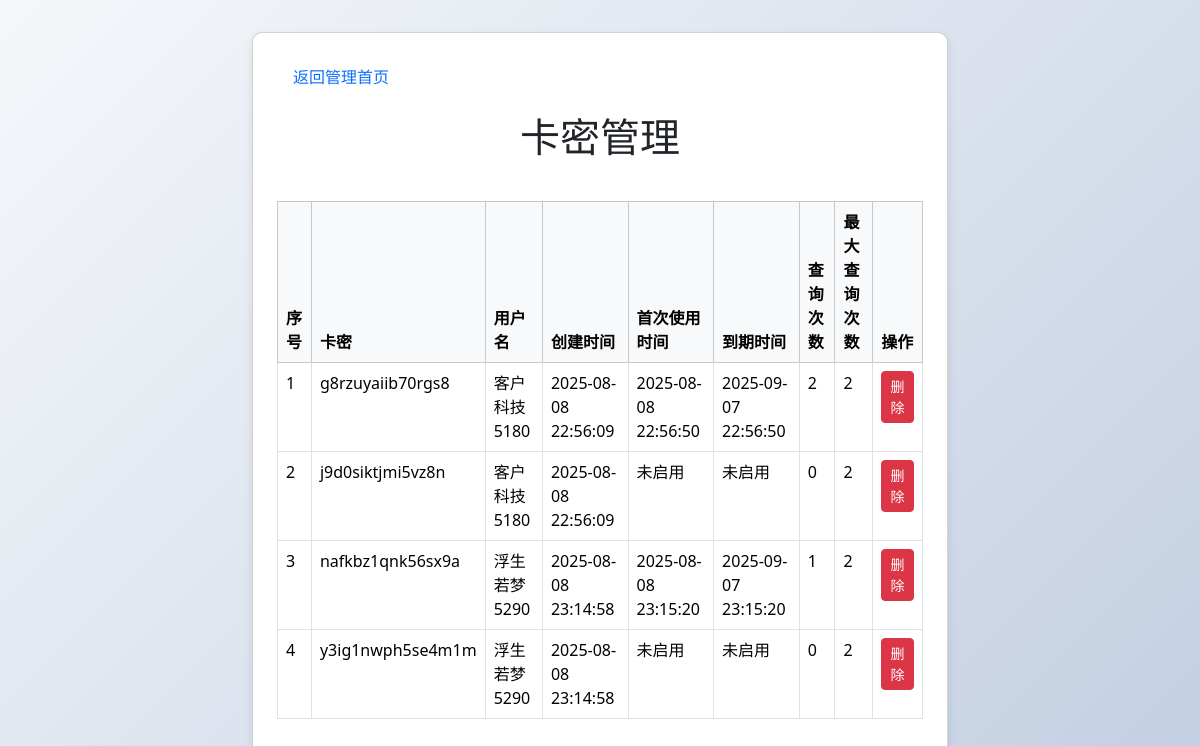
The page /admin/cards (signed in) on the database its author committed.
### app.py (models this page shows)
class Card(db.Model):
    __tablename__ = 'cards'
    card_key = db.Column(db.String(16), primary_key=True)
    username = db.Column(db.String(20), db.ForeignKey('accounts.username'))
    created_at = db.Column(db.DateTime, default=datetime.utcnow)
    first_used_at = db.Column(db.DateTime)
    query_count = db.Column(db.Integer, default=0)
    max_query_count = db.Column(db.Integer, default=10)
    duration_hours = db.Column(db.Integer, default=720)

### app.py (the view)
@app.route('/admin/cards', methods=['GET'])
def cards():
    if redirect_response := ensure_admin_session():
        return redirect_response
    try:
        cards = Card.query.all()
        card_list = [
            {
                'index': i,
                'card_key': card.card_key,
                'username': card.username,
                'created_at': card.created_at.strftime('%Y-%m-%d %H:%M:%S') if card.created_at else '未知',
                'first_used_at': card.first_used_at.strftime('%Y-%m-%d %H:%M:%S') if card.first_used_at else '未启用',
                'expiry_date': (card.first_used_at + timedelta(hours=card.duration_hours)).strftime('%Y-%m-%d %H:%M:%S') if card.first_used_at else '未启用',
                'query_count': card.query_count or 0,
                'max_query_count': card.max_query_count or 10
            }
            for i, card in enumerate(cards, 1)
        ]
        return render_template('cards.html', cards=card_list)
    except Exception as e:
        logging.error(f"卡号列表错误: {e}")
        return render_template('cards.html', error=f'服务器错误: {e}')

### app.py (called while the page is built)
def ensure_admin_session():
    if 'admin' not in session:
        logging.warning("会话中缺少管理员身份，重定向到登录页面")
        return redirect(url_for('login'))
    return None

### templates/cards.html (shortened to what this page needs)
<!DOCTYPE html>
<html lang="zh-CN">
<head>
    <link href="https://cdn.jsdelivr.net/npm/bootstrap@5.3.2/dist/css/bootstrap.min.css" rel="stylesheet">
</head>
<body>
    <div class="container">
        <div class="card p-4">
            <nav class="nav mb-3">
                <a href="{{ url_for('admin') }}" class="nav-link">返回管理首页</a>
            </nav>
            <h1 class="text-center mb-4">卡密管理</h1>
            <div class="table-responsive">
                <table class="table table-bordered table-hover">
                    <thead class="table-light">
                        <tr>
                            <th>序号</th>
                            <th>卡密</th>
                            <th>用户名</th>
                            <th>创建时间</th>
                            <th>首次使用时间</th>
                            <th>到期时间</th>
                            <th>查询次数</th>
                            <th>最大查询次数</th>
                            <th>操作</th>
                        </tr>
                    </thead>
                    <tbody>
                        {% for card in cards %}
                        <tr>
                            <td>{{ card.index }}</td>
                            <td>{{ card.card_key }}</td>
                            <td>{{ card.username }}</td>
                            <td>{{ card.created_at }}</td>
                            <td>{{ card.first_used_at }}</td>
                            <td>{{ card.expiry_date }}</td>
                            <td>{{ card.query_count }}</td>
                            <td>{{ card.max_query_count }}</td>
                            <td>
                                <form method="post" action="{{ url_for('delete_card', card_key=card.card_key) }}">
                                    <button type="submit" class="btn btn-danger btn-sm">删除</button>
                                </form>
                            </td>
                        </tr>
                        {% endfor %}
                    </tbody>
                </table>
            </div>
        </div>
    </div>
</body>
</html>

### templates/cards.html (style rules this page uses)
body { background: linear-gradient(135deg, #f5f7fa 0%, #c3cfe2 100%); }
.container { max-width: 720px; margin-top: 2rem; }
.card { border-radius: 10px; box-shadow: 0 4px 8px rgba(0, 0, 0, 0.1); }
.table-responsive { margin-top: 1rem; }

### rows shown on the page
Card: index "1", card_key "g8rzuyaiib70rgs8", username "客户科技5180", created_at "2025-08-08 22:56:09", first_used_at "2025-08-08 22:56:50", expiry_date "2025-09-07 22:56:50", query_count "2", max_query_count "2"
Card: index "2", card_key "j9d0siktjmi5vz8n", username "客户科技5180", created_at "2025-08-08 22:56:09", first_used_at "未启用", expiry_date "未启用", query_count "0", max_query_count "2"
Card: index "3", card_key "nafkbz1qnk56sx9a", username "浮生若梦5290", created_at "2025-08-08 23:14:58", first_used_at "2025-08-08 23:15:20", expiry_date "2025-09-07 23:15:20", query_count "1", max_query_count "2"
Card: index "4", card_key "y3ig1nwph5se4m1m", username "浮生若梦5290", created_at "2025-08-08 23:14:58", first_used_at "未启用", expiry_date "未启用", query_count "0", max_query_count "2"
